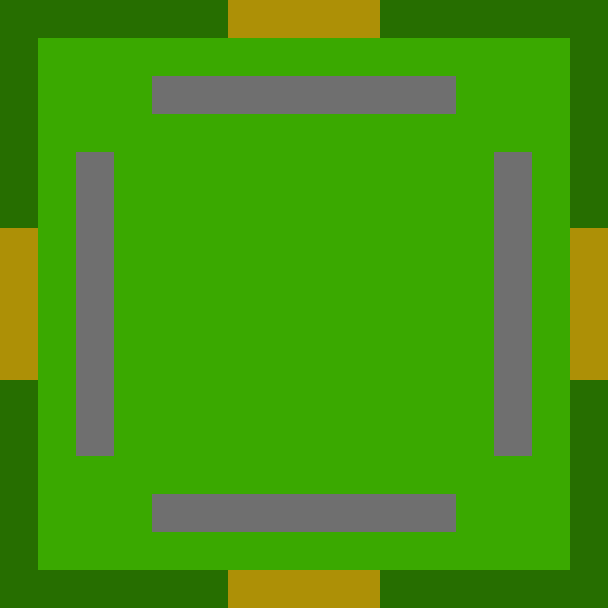

This is a level from a 2D game, rendered from its Tiled map with the project's own tilesets. A one-line summary and the complete map file follow:
An orthogonal 16x16 tile map with 38x38 px tiles, 2 tile layers (background, walls).

<map version="1.10" tiledversion="1.10.2" orientation="orthogonal" renderorder="right-down" width="16" height="16" tilewidth="38" tileheight="38" infinite="0" nextlayerid="5" nextobjectid="1">
 <tileset firstgid="1" source="deltaworld.tsx" />
 <layer id="1" name="background" width="16" height="16">
  <data encoding="csv">
0,0,0,0,0,0,3,3,3,3,0,0,0,0,0,0,
0,1,1,1,1,1,1,1,1,1,1,1,1,1,1,0,
0,1,1,1,0,0,0,0,0,0,0,0,1,1,1,0,
0,1,1,1,1,1,1,1,1,1,1,1,1,1,1,0,
0,1,0,1,1,1,1,1,1,1,1,1,1,0,1,0,
0,1,0,1,1,1,1,1,1,1,1,1,1,0,1,0,
3,1,0,1,1,1,1,1,1,1,1,1,1,0,1,3,
3,1,0,1,1,1,1,1,1,1,1,1,1,0,1,3,
3,1,0,1,1,1,1,1,1,1,1,1,1,0,1,3,
3,1,0,1,1,1,1,1,1,1,1,1,1,0,1,3,
0,1,0,1,1,1,1,1,1,1,1,1,1,0,1,0,
0,1,0,1,1,1,1,1,1,1,1,1,1,0,1,0,
0,1,1,1,1,1,1,1,1,1,1,1,1,1,1,0,
0,1,1,1,0,0,0,0,0,0,0,0,1,1,1,0,
0,1,1,1,1,1,1,1,1,1,1,1,1,1,1,0,
0,0,0,0,0,0,3,3,3,3,0,0,0,0,0,0
</data>
 </layer>
 <layer id="2" name="walls" width="16" height="16">
  <data encoding="csv">
2,2,2,2,2,2,0,0,0,0,2,2,2,2,2,2,
2,0,0,0,0,0,0,0,0,0,0,0,0,0,0,2,
2,0,0,0,4,4,4,4,4,4,4,4,0,0,0,2,
2,0,0,0,0,0,0,0,0,0,0,0,0,0,0,2,
2,0,4,0,0,0,0,0,0,0,0,0,0,4,0,2,
2,0,4,0,0,0,0,0,0,0,0,0,0,4,0,2,
0,0,4,0,0,0,0,0,0,0,0,0,0,4,0,0,
0,0,4,0,0,0,0,0,0,0,0,0,0,4,0,0,
0,0,4,0,0,0,0,0,0,0,0,0,0,4,0,0,
0,0,4,0,0,0,0,0,0,0,0,0,0,4,0,0,
2,0,4,0,0,0,0,0,0,0,0,0,0,4,0,2,
2,0,4,0,0,0,0,0,0,0,0,0,0,4,0,2,
2,0,0,0,0,0,0,0,0,0,0,0,0,0,0,2,
2,0,0,0,4,4,4,4,4,4,4,4,0,0,0,2,
2,0,0,0,0,0,0,0,0,0,0,0,0,0,0,2,
2,2,2,2,2,2,0,0,0,0,2,2,2,2,2,2
</data>
 </layer>
</map>
